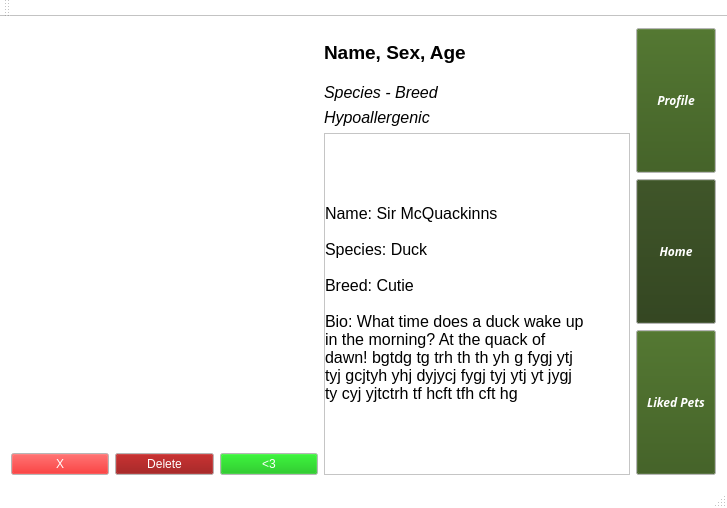
<?xml version="1.0" encoding="UTF-8"?>
<ui version="4.0">
 <class>PetFinder</class>
 <widget class="QMainWindow" name="PetFinder">
  <property name="geometry">
   <rect>
    <x>0</x>
    <y>0</y>
    <width>727</width>
    <height>508</height>
   </rect>
  </property>
  <property name="sizePolicy">
   <sizepolicy hsizetype="Maximum" vsizetype="Maximum">
    <horstretch>0</horstretch>
    <verstretch>0</verstretch>
   </sizepolicy>
  </property>
  <property name="palette">
   <palette>
    <active>
     <colorrole role="WindowText">
      <brush brushstyle="SolidPattern">
       <color alpha="255">
        <red>0</red>
        <green>0</green>
        <blue>0</blue>
       </color>
      </brush>
     </colorrole>
     <colorrole role="Button">
      <brush brushstyle="SolidPattern">
       <color alpha="255">
        <red>0</red>
        <green>129</green>
        <blue>0</blue>
       </color>
      </brush>
     </colorrole>
     <colorrole role="Light">
      <brush brushstyle="SolidPattern">
       <color alpha="255">
        <red>255</red>
        <green>255</green>
        <blue>255</blue>
       </color>
      </brush>
     </colorrole>
     <colorrole role="Midlight">
      <brush brushstyle="SolidPattern">
       <color alpha="255">
        <red>255</red>
        <green>255</green>
        <blue>255</blue>
       </color>
      </brush>
     </colorrole>
     <colorrole role="Dark">
      <brush brushstyle="SolidPattern">
       <color alpha="255">
        <red>255</red>
        <green>255</green>
        <blue>255</blue>
       </color>
      </brush>
     </colorrole>
     <colorrole role="Mid">
      <brush brushstyle="SolidPattern">
       <color alpha="255">
        <red>255</red>
        <green>255</green>
        <blue>255</blue>
       </color>
      </brush>
     </colorrole>
     <colorrole role="Text">
      <brush brushstyle="SolidPattern">
       <color alpha="255">
        <red>0</red>
        <green>0</green>
        <blue>0</blue>
       </color>
      </brush>
     </colorrole>
     <colorrole role="ButtonText">
      <brush brushstyle="SolidPattern">
       <color alpha="255">
        <red>255</red>
        <green>255</green>
        <blue>255</blue>
       </color>
      </brush>
     </colorrole>
     <colorrole role="Base">
      <brush brushstyle="SolidPattern">
       <color alpha="255">
        <red>255</red>
        <green>255</green>
        <blue>255</blue>
       </color>
      </brush>
     </colorrole>
     <colorrole role="Window">
      <brush brushstyle="SolidPattern">
       <color alpha="255">
        <red>255</red>
        <green>255</green>
        <blue>255</blue>
       </color>
      </brush>
     </colorrole>
     <colorrole role="Shadow">
      <brush brushstyle="SolidPattern">
       <color alpha="255">
        <red>255</red>
        <green>255</green>
        <blue>255</blue>
       </color>
      </brush>
     </colorrole>
    </active>
    <inactive>
     <colorrole role="WindowText">
      <brush brushstyle="SolidPattern">
       <color alpha="255">
        <red>0</red>
        <green>0</green>
        <blue>0</blue>
       </color>
      </brush>
     </colorrole>
     <colorrole role="Button">
      <brush brushstyle="SolidPattern">
       <color alpha="255">
        <red>0</red>
        <green>129</green>
        <blue>0</blue>
       </color>
      </brush>
     </colorrole>
     <colorrole role="Light">
      <brush brushstyle="SolidPattern">
       <color alpha="255">
        <red>255</red>
        <green>255</green>
        <blue>255</blue>
       </color>
      </brush>
     </colorrole>
     <colorrole role="Midlight">
      <brush brushstyle="SolidPattern">
       <color alpha="255">
        <red>255</red>
        <green>255</green>
        <blue>255</blue>
       </color>
      </brush>
     </colorrole>
     <colorrole role="Dark">
      <brush brushstyle="SolidPattern">
       <color alpha="255">
        <red>255</red>
        <green>255</green>
        <blue>255</blue>
       </color>
      </brush>
     </colorrole>
     <colorrole role="Mid">
      <brush brushstyle="SolidPattern">
       <color alpha="255">
        <red>255</red>
        <green>255</green>
        <blue>255</blue>
       </color>
      </brush>
     </colorrole>
     <colorrole role="Text">
      <brush brushstyle="SolidPattern">
       <color alpha="255">
        <red>0</red>
        <green>0</green>
        <blue>0</blue>
       </color>
      </brush>
     </colorrole>
     <colorrole role="ButtonText">
      <brush brushstyle="SolidPattern">
       <color alpha="255">
        <red>255</red>
        <green>255</green>
        <blue>255</blue>
       </color>
      </brush>
     </colorrole>
     <colorrole role="Base">
      <brush brushstyle="SolidPattern">
       <color alpha="255">
        <red>255</red>
        <green>255</green>
        <blue>255</blue>
       </color>
      </brush>
     </colorrole>
     <colorrole role="Window">
      <brush brushstyle="SolidPattern">
       <color alpha="255">
        <red>255</red>
        <green>255</green>
        <blue>255</blue>
       </color>
      </brush>
     </colorrole>
     <colorrole role="Shadow">
      <brush brushstyle="SolidPattern">
       <color alpha="255">
        <red>255</red>
        <green>255</green>
        <blue>255</blue>
       </color>
      </brush>
     </colorrole>
    </inactive>
    <disabled>
     <colorrole role="WindowText">
      <brush brushstyle="SolidPattern">
       <color alpha="255">
        <red>255</red>
        <green>255</green>
        <blue>255</blue>
       </color>
      </brush>
     </colorrole>
     <colorrole role="Button">
      <brush brushstyle="SolidPattern">
       <color alpha="255">
        <red>0</red>
        <green>129</green>
        <blue>0</blue>
       </color>
      </brush>
     </colorrole>
     <colorrole role="Light">
      <brush brushstyle="SolidPattern">
       <color alpha="255">
        <red>255</red>
        <green>255</green>
        <blue>255</blue>
       </color>
      </brush>
     </colorrole>
     <colorrole role="Midlight">
      <brush brushstyle="SolidPattern">
       <color alpha="255">
        <red>255</red>
        <green>255</green>
        <blue>255</blue>
       </color>
      </brush>
     </colorrole>
     <colorrole role="Dark">
      <brush brushstyle="SolidPattern">
       <color alpha="255">
        <red>255</red>
        <green>255</green>
        <blue>255</blue>
       </color>
      </brush>
     </colorrole>
     <colorrole role="Mid">
      <brush brushstyle="SolidPattern">
       <color alpha="255">
        <red>255</red>
        <green>255</green>
        <blue>255</blue>
       </color>
      </brush>
     </colorrole>
     <colorrole role="Text">
      <brush brushstyle="SolidPattern">
       <color alpha="255">
        <red>255</red>
        <green>255</green>
        <blue>255</blue>
       </color>
      </brush>
     </colorrole>
     <colorrole role="ButtonText">
      <brush brushstyle="SolidPattern">
       <color alpha="255">
        <red>255</red>
        <green>255</green>
        <blue>255</blue>
       </color>
      </brush>
     </colorrole>
     <colorrole role="Base">
      <brush brushstyle="SolidPattern">
       <color alpha="255">
        <red>255</red>
        <green>255</green>
        <blue>255</blue>
       </color>
      </brush>
     </colorrole>
     <colorrole role="Window">
      <brush brushstyle="SolidPattern">
       <color alpha="255">
        <red>255</red>
        <green>255</green>
        <blue>255</blue>
       </color>
      </brush>
     </colorrole>
     <colorrole role="Shadow">
      <brush brushstyle="SolidPattern">
       <color alpha="255">
        <red>255</red>
        <green>255</green>
        <blue>255</blue>
       </color>
      </brush>
     </colorrole>
    </disabled>
   </palette>
  </property>
  <property name="windowTitle">
   <string>Screen</string>
  </property>
  <widget class="QWidget" name="centralWidget">
   <property name="layoutDirection">
    <enum>Qt::LeftToRight</enum>
   </property>
   <property name="autoFillBackground">
    <bool>false</bool>
   </property>
   <layout class="QHBoxLayout" name="horizontalLayout_3">
    <item>
     <layout class="QHBoxLayout" name="mainLayout" stretch="3,3,0">
      <item>
       <layout class="QVBoxLayout" name="pictureButtons" stretch="3,0,0">
        <item>
         <widget class="QLabel" name="animalImage">
          <property name="sizePolicy">
           <sizepolicy hsizetype="Preferred" vsizetype="Preferred">
            <horstretch>0</horstretch>
            <verstretch>0</verstretch>
           </sizepolicy>
          </property>
          <property name="maximumSize">
           <size>
            <width>10000</width>
            <height>10000</height>
           </size>
          </property>
          <property name="sizeIncrement">
           <size>
            <width>39</width>
            <height>29</height>
           </size>
          </property>
          <property name="autoFillBackground">
           <bool>true</bool>
          </property>
          <property name="text">
           <string/>
          </property>
          <property name="alignment">
           <set>Qt::AlignCenter</set>
          </property>
         </widget>
        </item>
        <item>
         <widget class="QLabel" name="deleteWarning">
          <property name="text">
           <string/>
          </property>
         </widget>
        </item>
        <item>
         <layout class="QHBoxLayout" name="petButtons">
          <item>
           <widget class="QPushButton" name="dislikeButton">
            <property name="palette">
             <palette>
              <active>
               <colorrole role="Button">
                <brush brushstyle="SolidPattern">
                 <color alpha="255">
                  <red>226</red>
                  <green>0</green>
                  <blue>0</blue>
                 </color>
                </brush>
               </colorrole>
              </active>
              <inactive>
               <colorrole role="Button">
                <brush brushstyle="SolidPattern">
                 <color alpha="255">
                  <red>226</red>
                  <green>0</green>
                  <blue>0</blue>
                 </color>
                </brush>
               </colorrole>
              </inactive>
              <disabled>
               <colorrole role="Button">
                <brush brushstyle="SolidPattern">
                 <color alpha="255">
                  <red>226</red>
                  <green>0</green>
                  <blue>0</blue>
                 </color>
                </brush>
               </colorrole>
              </disabled>
             </palette>
            </property>
            <property name="text">
             <string>X</string>
            </property>
           </widget>
          </item>
          <item>
           <widget class="QPushButton" name="deleteButton">
            <property name="palette">
             <palette>
              <active>
               <colorrole role="Button">
                <brush brushstyle="SolidPattern">
                 <color alpha="255">
                  <red>140</red>
                  <green>0</green>
                  <blue>0</blue>
                 </color>
                </brush>
               </colorrole>
              </active>
              <inactive>
               <colorrole role="Button">
                <brush brushstyle="SolidPattern">
                 <color alpha="255">
                  <red>140</red>
                  <green>0</green>
                  <blue>0</blue>
                 </color>
                </brush>
               </colorrole>
              </inactive>
              <disabled>
               <colorrole role="Button">
                <brush brushstyle="SolidPattern">
                 <color alpha="255">
                  <red>140</red>
                  <green>0</green>
                  <blue>0</blue>
                 </color>
                </brush>
               </colorrole>
              </disabled>
             </palette>
            </property>
            <property name="text">
             <string>Delete</string>
            </property>
           </widget>
          </item>
          <item>
           <widget class="QPushButton" name="likeButton">
            <property name="enabled">
             <bool>true</bool>
            </property>
            <property name="palette">
             <palette>
              <active>
               <colorrole role="Button">
                <brush brushstyle="SolidPattern">
                 <color alpha="255">
                  <red>0</red>
                  <green>181</green>
                  <blue>0</blue>
                 </color>
                </brush>
               </colorrole>
              </active>
              <inactive>
               <colorrole role="Button">
                <brush brushstyle="SolidPattern">
                 <color alpha="255">
                  <red>0</red>
                  <green>181</green>
                  <blue>0</blue>
                 </color>
                </brush>
               </colorrole>
              </inactive>
              <disabled>
               <colorrole role="Button">
                <brush brushstyle="SolidPattern">
                 <color alpha="255">
                  <red>0</red>
                  <green>181</green>
                  <blue>0</blue>
                 </color>
                </brush>
               </colorrole>
              </disabled>
             </palette>
            </property>
            <property name="text">
             <string>&lt;3</string>
            </property>
           </widget>
          </item>
         </layout>
        </item>
       </layout>
      </item>
      <item>
       <layout class="QVBoxLayout" name="infoLayout" stretch="1,0,0,7">
        <item>
         <widget class="QLabel" name="nameSexAge">
          <property name="font">
           <font>
            <pointsize>14</pointsize>
            <weight>75</weight>
            <bold>true</bold>
           </font>
          </property>
          <property name="text">
           <string>Name, Sex, Age</string>
          </property>
         </widget>
        </item>
        <item>
         <widget class="QLabel" name="speciesBreed">
          <property name="font">
           <font>
            <pointsize>12</pointsize>
            <italic>true</italic>
           </font>
          </property>
          <property name="text">
           <string>Species - Breed</string>
          </property>
         </widget>
        </item>
        <item>
         <widget class="QLabel" name="hypoallergenic">
          <property name="font">
           <font>
            <pointsize>12</pointsize>
            <italic>true</italic>
           </font>
          </property>
          <property name="text">
           <string>Hypoallergenic</string>
          </property>
         </widget>
        </item>
        <item>
         <widget class="QScrollArea" name="scrollArea">
          <property name="widgetResizable">
           <bool>true</bool>
          </property>
          <widget class="QWidget" name="scrollAreaWidgetContents_2">
           <property name="geometry">
            <rect>
             <x>0</x>
             <y>0</y>
             <width>301</width>
             <height>323</height>
            </rect>
           </property>
           <widget class="QLabel" name="animalCustomBio">
            <property name="geometry">
             <rect>
              <x>0</x>
              <y>0</y>
              <width>263</width>
              <height>338</height>
             </rect>
            </property>
            <property name="maximumSize">
             <size>
              <width>10000</width>
              <height>16777215</height>
             </size>
            </property>
            <property name="font">
             <font>
              <pointsize>12</pointsize>
             </font>
            </property>
            <property name="text">
             <string>Name: Sir McQuackinns

Species: Duck

Breed: Cutie

Bio: What time does a duck wake up in the morning? At the quack of dawn! bgtdg tg trh th th yh g fygj ytj tyj gcjtyh yhj dyjycj fygj tyj ytj yt jygj ty cyj yjtctrh tf hcft tfh cft hg</string>
            </property>
            <property name="scaledContents">
             <bool>false</bool>
            </property>
            <property name="wordWrap">
             <bool>true</bool>
            </property>
           </widget>
          </widget>
         </widget>
        </item>
       </layout>
      </item>
      <item>
       <layout class="QVBoxLayout" name="menuButtons" stretch="2,2,2">
        <item>
         <widget class="QPushButton" name="profileButton">
          <property name="maximumSize">
           <size>
            <width>10000</width>
            <height>10000</height>
           </size>
          </property>
          <property name="sizeIncrement">
           <size>
            <width>0</width>
            <height>0</height>
           </size>
          </property>
          <property name="palette">
           <palette>
            <active>
             <colorrole role="Button">
              <brush brushstyle="SolidPattern">
               <color alpha="255">
                <red>50</red>
                <green>85</green>
                <blue>19</blue>
               </color>
              </brush>
             </colorrole>
            </active>
            <inactive>
             <colorrole role="Button">
              <brush brushstyle="SolidPattern">
               <color alpha="255">
                <red>50</red>
                <green>85</green>
                <blue>19</blue>
               </color>
              </brush>
             </colorrole>
            </inactive>
            <disabled>
             <colorrole role="Button">
              <brush brushstyle="SolidPattern">
               <color alpha="255">
                <red>50</red>
                <green>85</green>
                <blue>19</blue>
               </color>
              </brush>
             </colorrole>
            </disabled>
           </palette>
          </property>
          <property name="font">
           <font>
            <family>Purisa</family>
            <weight>75</weight>
            <italic>true</italic>
            <bold>true</bold>
           </font>
          </property>
          <property name="layoutDirection">
           <enum>Qt::LeftToRight</enum>
          </property>
          <property name="text">
           <string>Profile</string>
          </property>
         </widget>
        </item>
        <item>
         <widget class="QPushButton" name="homeButton">
          <property name="maximumSize">
           <size>
            <width>10000</width>
            <height>10000</height>
           </size>
          </property>
          <property name="palette">
           <palette>
            <active>
             <colorrole role="Button">
              <brush brushstyle="SolidPattern">
               <color alpha="255">
                <red>38</red>
                <green>59</green>
                <blue>18</blue>
               </color>
              </brush>
             </colorrole>
            </active>
            <inactive>
             <colorrole role="Button">
              <brush brushstyle="SolidPattern">
               <color alpha="255">
                <red>38</red>
                <green>59</green>
                <blue>18</blue>
               </color>
              </brush>
             </colorrole>
            </inactive>
            <disabled>
             <colorrole role="Button">
              <brush brushstyle="SolidPattern">
               <color alpha="255">
                <red>38</red>
                <green>59</green>
                <blue>18</blue>
               </color>
              </brush>
             </colorrole>
            </disabled>
           </palette>
          </property>
          <property name="font">
           <font>
            <family>Purisa</family>
            <weight>75</weight>
            <italic>true</italic>
            <bold>true</bold>
           </font>
          </property>
          <property name="text">
           <string>Home</string>
          </property>
         </widget>
        </item>
        <item>
         <widget class="QPushButton" name="petListButton">
          <property name="maximumSize">
           <size>
            <width>10000</width>
            <height>10000</height>
           </size>
          </property>
          <property name="palette">
           <palette>
            <active>
             <colorrole role="Button">
              <brush brushstyle="SolidPattern">
               <color alpha="255">
                <red>50</red>
                <green>85</green>
                <blue>19</blue>
               </color>
              </brush>
             </colorrole>
            </active>
            <inactive>
             <colorrole role="Button">
              <brush brushstyle="SolidPattern">
               <color alpha="255">
                <red>50</red>
                <green>85</green>
                <blue>19</blue>
               </color>
              </brush>
             </colorrole>
            </inactive>
            <disabled>
             <colorrole role="Button">
              <brush brushstyle="SolidPattern">
               <color alpha="255">
                <red>50</red>
                <green>85</green>
                <blue>19</blue>
               </color>
              </brush>
             </colorrole>
            </disabled>
           </palette>
          </property>
          <property name="font">
           <font>
            <family>Purisa</family>
            <weight>75</weight>
            <italic>true</italic>
            <bold>true</bold>
           </font>
          </property>
          <property name="layoutDirection">
           <enum>Qt::LeftToRight</enum>
          </property>
          <property name="text">
           <string>Liked Pets</string>
          </property>
         </widget>
        </item>
       </layout>
      </item>
     </layout>
    </item>
   </layout>
  </widget>
  <widget class="QToolBar" name="mainToolBar">
   <property name="palette">
    <palette>
     <active>
      <colorrole role="WindowText">
       <brush brushstyle="SolidPattern">
        <color alpha="255">
         <red>0</red>
         <green>0</green>
         <blue>0</blue>
        </color>
       </brush>
      </colorrole>
      <colorrole role="Light">
       <brush brushstyle="SolidPattern">
        <color alpha="255">
         <red>255</red>
         <green>255</green>
         <blue>255</blue>
        </color>
       </brush>
      </colorrole>
      <colorrole role="Midlight">
       <brush brushstyle="SolidPattern">
        <color alpha="255">
         <red>255</red>
         <green>255</green>
         <blue>255</blue>
        </color>
       </brush>
      </colorrole>
      <colorrole role="Dark">
       <brush brushstyle="SolidPattern">
        <color alpha="255">
         <red>255</red>
         <green>255</green>
         <blue>255</blue>
        </color>
       </brush>
      </colorrole>
      <colorrole role="Mid">
       <brush brushstyle="SolidPattern">
        <color alpha="255">
         <red>255</red>
         <green>255</green>
         <blue>255</blue>
        </color>
       </brush>
      </colorrole>
      <colorrole role="Text">
       <brush brushstyle="SolidPattern">
        <color alpha="255">
         <red>0</red>
         <green>0</green>
         <blue>0</blue>
        </color>
       </brush>
      </colorrole>
      <colorrole role="ButtonText">
       <brush brushstyle="SolidPattern">
        <color alpha="255">
         <red>255</red>
         <green>255</green>
         <blue>255</blue>
        </color>
       </brush>
      </colorrole>
     </active>
     <inactive>
      <colorrole role="WindowText">
       <brush brushstyle="SolidPattern">
        <color alpha="255">
         <red>0</red>
         <green>0</green>
         <blue>0</blue>
        </color>
       </brush>
      </colorrole>
      <colorrole role="Light">
       <brush brushstyle="SolidPattern">
        <color alpha="255">
         <red>255</red>
         <green>255</green>
         <blue>255</blue>
        </color>
       </brush>
      </colorrole>
      <colorrole role="Midlight">
       <brush brushstyle="SolidPattern">
        <color alpha="255">
         <red>255</red>
         <green>255</green>
         <blue>255</blue>
        </color>
       </brush>
      </colorrole>
      <colorrole role="Dark">
       <brush brushstyle="SolidPattern">
        <color alpha="255">
         <red>255</red>
         <green>255</green>
         <blue>255</blue>
        </color>
       </brush>
      </colorrole>
      <colorrole role="Mid">
       <brush brushstyle="SolidPattern">
        <color alpha="255">
         <red>255</red>
         <green>255</green>
         <blue>255</blue>
        </color>
       </brush>
      </colorrole>
      <colorrole role="Text">
       <brush brushstyle="SolidPattern">
        <color alpha="255">
         <red>0</red>
         <green>0</green>
         <blue>0</blue>
        </color>
       </brush>
      </colorrole>
      <colorrole role="ButtonText">
       <brush brushstyle="SolidPattern">
        <color alpha="255">
         <red>255</red>
         <green>255</green>
         <blue>255</blue>
        </color>
       </brush>
      </colorrole>
     </inactive>
     <disabled>
      <colorrole role="WindowText">
       <brush brushstyle="SolidPattern">
        <color alpha="255">
         <red>255</red>
         <green>255</green>
         <blue>255</blue>
        </color>
       </brush>
      </colorrole>
      <colorrole role="Light">
       <brush brushstyle="SolidPattern">
        <color alpha="255">
         <red>255</red>
         <green>255</green>
         <blue>255</blue>
        </color>
       </brush>
      </colorrole>
      <colorrole role="Midlight">
       <brush brushstyle="SolidPattern">
        <color alpha="255">
         <red>255</red>
         <green>255</green>
         <blue>255</blue>
        </color>
       </brush>
      </colorrole>
      <colorrole role="Dark">
       <brush brushstyle="SolidPattern">
        <color alpha="255">
         <red>255</red>
         <green>255</green>
         <blue>255</blue>
        </color>
       </brush>
      </colorrole>
      <colorrole role="Mid">
       <brush brushstyle="SolidPattern">
        <color alpha="255">
         <red>255</red>
         <green>255</green>
         <blue>255</blue>
        </color>
       </brush>
      </colorrole>
      <colorrole role="Text">
       <brush brushstyle="SolidPattern">
        <color alpha="255">
         <red>255</red>
         <green>255</green>
         <blue>255</blue>
        </color>
       </brush>
      </colorrole>
      <colorrole role="ButtonText">
       <brush brushstyle="SolidPattern">
        <color alpha="255">
         <red>255</red>
         <green>255</green>
         <blue>255</blue>
        </color>
       </brush>
      </colorrole>
     </disabled>
    </palette>
   </property>
   <attribute name="toolBarArea">
    <enum>TopToolBarArea</enum>
   </attribute>
   <attribute name="toolBarBreak">
    <bool>false</bool>
   </attribute>
  </widget>
  <widget class="QStatusBar" name="statusBar"/>
  <widget class="QMenuBar" name="menuBar">
   <property name="geometry">
    <rect>
     <x>0</x>
     <y>0</y>
     <width>727</width>
     <height>20</height>
    </rect>
   </property>
  </widget>
 </widget>
 <layoutdefault spacing="6" margin="11"/>
 <resources/>
 <connections/>
</ui>
